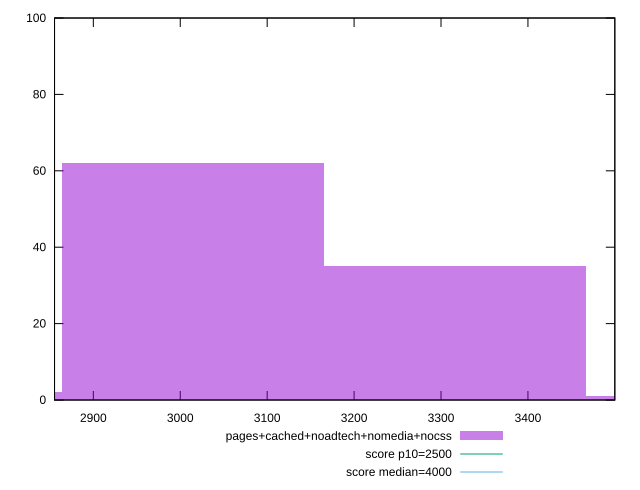

Write gnuplot code to recreate this figure.
reset

$pagesCachedNoadtechNomediaNocss <<EOF
3014.1758054010234 62
3315.5933859411257 35
3617.010966481228 1
2712.758224860921 2
EOF

set key outside below
set boxwidth 301.41758054010234
set xrange [2855.359500000001:3499.9580000000005]
set yrange [0:100]
set trange [0:100]
set style fill transparent solid 0.5 noborder

set parametric
set terminal svg size 640, 490 enhanced background rgb 'white'
set output "report_00022_2021-02-20T12:08:46.964Z/largest-contentful-paint/comparison/histogram/4_vs_5.svg"

plot $pagesCachedNoadtechNomediaNocss title "pages+cached+noadtech+nomedia+nocss" with boxes, \
     2500,t title "score p10=2500", \
     4000,t title "score median=4000"

reset
